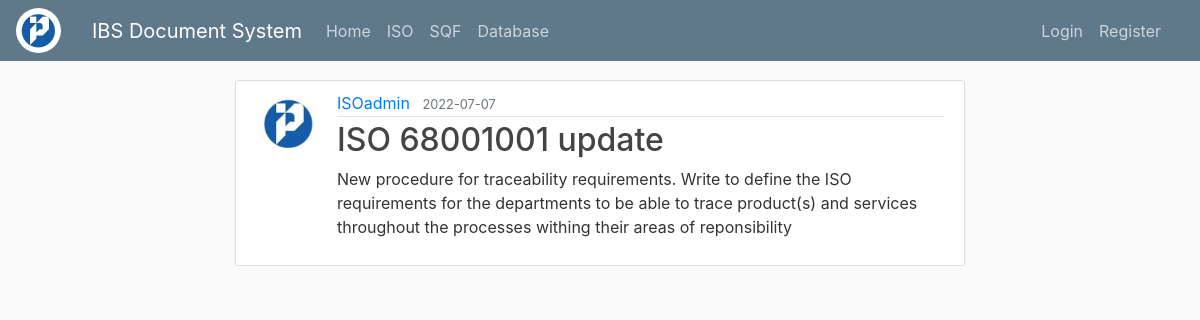
/post/15, run on the app's committed database.
### flaskblog/models.py (models this page shows, shortened)
class User(db.Model, UserMixin):
    id = db.Column(db.Integer, primary_key=True)
    username = db.Column(db.String(20), unique=True, nullable=False)
    email = db.Column(db.String(120), unique=True, nullable=False)
    image_file = db.Column(db.String(20), nullable=False, default='default.jpg')
    password = db.Column(db.String(60), nullable=False)
    posts = db.relationship('Post', backref='author', lazy=True)

class Post(db.Model):
    id = db.Column(db.Integer, primary_key=True)
    title = db.Column(db.String(100), nullable=False)
    date_posted = db.Column(db.DateTime, nullable=False, default=datetime.utcnow)
    content = db.Column(db.Text, nullable=False)
    user_id = db.Column(db.Integer, db.ForeignKey('user.id'), nullable=False)

### flaskblog/posts/routes.py (the view)
@posts.route("/post/<int:post_id>")
def post(post_id):
    post = Post.query.get_or_404(post_id)
    return render_template("post.html", title=post.title, post=post)

### flaskblog/templates/post.html (shortened to what this page needs)
{% extends "layout.html" %}
{%block content%}
  <article class="media content-section">
    <img class="rounded-circle article-img" src="{{ url_for('static', filename='profile_pics/' + post.author.image_file) }}">
      <div class="media-body">
        <div class="article-metadata">
          <a class="mr-2" href="{{ url_for('users.user_posts', username=post.author.username) }}">{{ post.author.username }}</a>
          <small class="text-muted">{{ post.date_posted.strftime('%Y-%m-%d') }}</small>
        </div>
        <h2 class="article-title">{{ post.title }}</h2>
        <p class="article-content">{{ post.content }}</p>
      </div>
  </article>
{% endblock content %}

### flaskblog/static/main.css (style rules this page uses)
body { background: #fafafa; color: #333333; margin-top: 5rem; }
h1, h2, h3, h4, h5, h6 { color: #444444; }
.content-section { background: #ffffff; padding: 10px 20px; border: 1px solid #dddddd; border-radius: 3px; margin-bottom: 20px; }
.article-title { color: #444444; }
.article-content { white-space: pre-line; }
.article-img { height: 65px; width: 65px; margin-right: 16px; }
.article-metadata { padding-bottom: 1px; margin-bottom: 4px; border-bottom: 1px solid #e3e3e3 }

### data on the page
User: image_file (placeholder picture), author.username "ISOadmin"
Post: date_posted "2022-07-07", title "ISO 68001001 update", content "New procedure for traceability requirements. Write to define the ISO requirements for the departments to be able to trace product(s) and services throughout the processes withing their areas of reponsibility"
